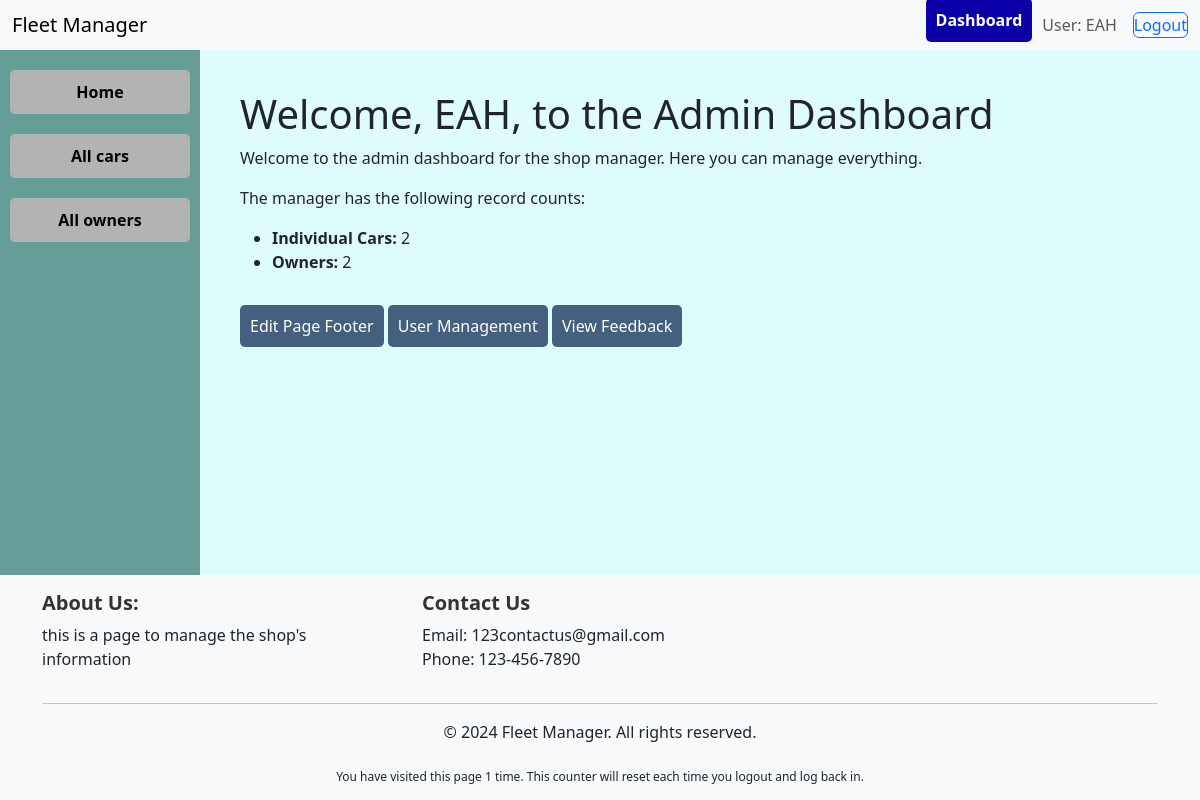
Before: /catalog/admin/dashboard/ (signed in) with the older database file.
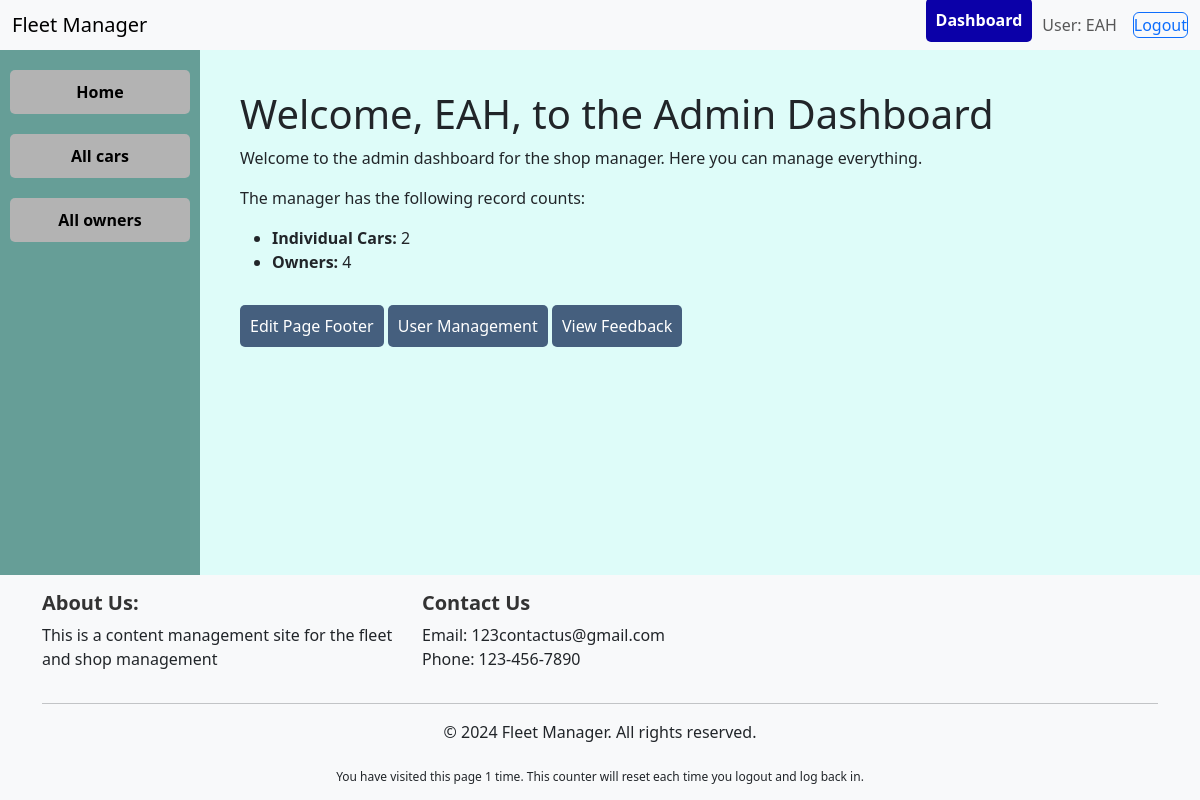
After: the same page with the newer database file.
### catalog/models.py (models this page shows, shortened)
class FooterContent(models.Model):
    about_us = models.TextField(
        help_text="Enter a brief description of your company or website to display in the footer."
    )
    contact_email = models.EmailField(
        help_text="Enter the contact email address that users can reach out to."
    )
    contact_phone = models.CharField(
        max_length=15,
        help_text="Enter the contact phone number for customer inquiries."
    )

### catalog/views.py (the view)
# urls.py: path('admin/dashboard/', views.admin_dashboard, name='admin_dashboard'),
@login_required
@user_passes_test(is_admin)
def admin_dashboard(request):
    num_visits = increment_page_visits(request, 'admin_dashboard')
    footer_content = FooterContent.objects.first()  # Get the first (and only) footer content
    num_instances = CarInstance.objects.count()  # Count of all car instances
    num_owners = Owner.objects.count()  # Count of all owners
    context = {
        'user': request.user,
        'num_visits': num_visits,
        'footer_content': footer_content,
        'num_instances': num_instances,
        'num_owners': num_owners,
    }
    return render(request, 'dashboards/admin_dashboard.html', context)  # Ensure this matches your template path

### catalog/context_processors.py (called while the page is built)
def footer_content(request):
    try:
        footer_content = FooterContent.objects.first()  # Get the first (and only) footer content
    except FooterContent.DoesNotExist:
        footer_content = None  # Handle the case where no FooterContent exists
    return {
        'footer_content': footer_content
    }

### catalog/views.py (called while the page is built)
def increment_page_visits(request, page_name):
    session_key = f'num_visits_{page_name}'
    num_visits = request.session.get(session_key, 0)
    num_visits += 1
    request.session[session_key] = num_visits
    return num_visits

def is_admin(user):
    return user.groups.filter(name='Admin').exists() # Or check for a specific group

### catalog/templates/dashboards/admin_dashboard.html
{% extends "base_generic.html" %}
{% block content %}
<h1>Welcome, {{ user.username }}, to the Admin Dashboard</h1>
  <p>Welcome to the admin dashboard for the shop manager. Here you can manage everything.</p>
  <p>The manager has the following record counts:</p>
  <ul>
    <li><strong>Individual Cars: </strong> {{ num_instances }}</li>
    <li><strong>Owners:</strong> {{ num_owners }}</li>
  </ul>
<br>
<a href="{% url 'edit_footer_content' %}" class="dashboard_button">Edit Page Footer</a>
<a href="{% url 'user_list' %}" class="dashboard_button">User Management</a>
<a href="{% url 'feedback_list' %}" class="dashboard_button">View Feedback</a>
{% endblock %}

### catalog/templates/base_generic.html (shortened to what this page needs)
<!doctype html>
<html lang="en">
  <head>
    <link href="https://cdn.jsdelivr.net/npm/bootstrap@5.3.3/dist/css/bootstrap.min.css"
      rel="stylesheet"
>
    {% load static %}
    <link rel="stylesheet" type="text/css" href="{% static 'css/styles.css' %}" />
  </head>
  <body>
    <header class="navbar navbar-expand-lg navbar-light bg-light">
      <div class="container-fluid">
          <a class="navbar-brand" href="{% url 'index' %}">Fleet Manager</a>
          <div class="ms-auto d-flex">
              {% if user.is_authenticated %}
                  {% if user.groups.all.0.name == 'Customer' %}
                    <a href="{% url 'customer_dashboard' %}" class="navbar-button">Dashboard</a>
                  {% elif user.groups.all.0.name == 'Mechanics' %}
                    <a href="{% url 'mechanics_dashboard' %}" class="navbar-button">Work Dashboard</a>
                  {% elif user.groups.all.0.name == 'Admin' %}
                    <a href="{% url 'admin_dashboard' %}" class="navbar-button">Dashboard</a>
                  {% endif %}
                  <span class="navbar-text me-3">User: {{ user.get_username }}</span>
                  <form id="logout-form" method="post" action="{% url 'logout' %}" class="d-inline">
                      <button type="submit" class="btn btn-outline-primary">Logout</button>
                  </form>
              {% else %}
                  <a href="{% url 'login' %}?next={{ request.path }}" class="navbar-button">Login</a>
              {% endif %}
          </div>
      </div>
    </header>
    <div class="page-container">
      {% if user.is_authenticated and user.groups.all.0.name != 'Customer' %}
          <aside class="sidebar">
              {% block sidebar %}
                  <nav class="sidebar-nav">
                      <li><a href="{% url 'index' %}" class="sidebar_button">Home</a></li>
                      <li><a href="{% url 'cars' %}" class="sidebar_button">All cars</a></li>
                      <li><a href="{% url 'owners' %}" class="sidebar_button">All owners</a></li>
                  </nav>
              {% endblock %}
          </aside>
      {% endif %}
      <main class="main-content {% if not user.is_authenticated %}full-width{% endif %}">
        {% block content %}{% endblock %}
      </main>
    </div>
    <footer class="footer mt-auto py-3 bg-light">
      <div class="container">
        <div class="row">
          <div class="col-md-4">
            <h5>About Us:</h5>
            <p>{{ footer_content.about_us }}</p>
          </div>
          <div class="col-md-4">
            <h5>Contact Us</h5>
            <p>Email: {{ footer_content.contact_email }}<br>Phone: {{ footer_content.contact_phone }}</p>
          </div>
        </div>
        <hr>
        <div class="row">
          <div class="col-md-12 text-center">
            <p>&copy; 2024 Fleet Manager. All rights reserved.</p>
            <sub>You have visited this page {{ num_visits }} time{{ num_visits|pluralize }}.
              This counter will reset each time you logout and log back in.</sub>
          </div>
        </div>
      </div>
    </footer>
  </body>
</html>

Changed rows visible on the page:
changed FooterContent "123contactus@gmail.com": about_us "this is a page to manage the shop's information" → "This is a content management site for the fleet and shop management"
Other visible differences:
{{ num_owners }}: "2" → "4"
